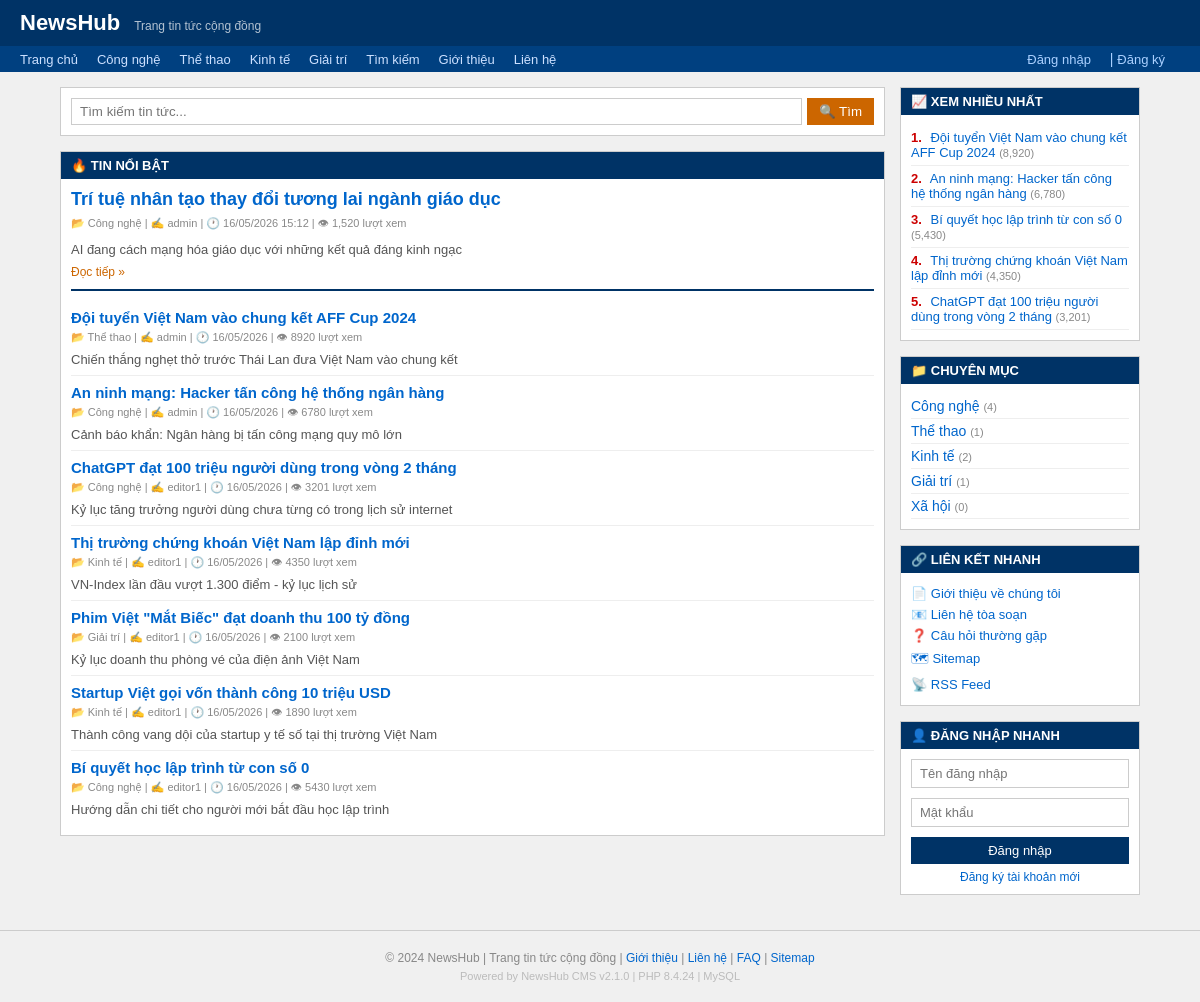
The page / on the database its author committed.
### tables this page shows
CREATE TABLE news (
    id INT AUTO_INCREMENT PRIMARY KEY,
    title VARCHAR(255) NOT NULL,
    content TEXT,
    summary VARCHAR(500),
    author_id INT,
    category_id INT,
    views INT DEFAULT 0,
    status ENUM('published','draft','hidden') DEFAULT 'published',
    tags VARCHAR(255),
    created_at DATETIME DEFAULT CURRENT_TIMESTAMP,
    updated_at DATETIME DEFAULT CURRENT_TIMESTAMP ON UPDATE CURRENT_TIMESTAMP,
    FOREIGN KEY (author_id) REFERENCES users(id),
    FOREIGN KEY (category_id) REFERENCES categories(id)
);

CREATE TABLE categories (
    id INT AUTO_INCREMENT PRIMARY KEY,
    name VARCHAR(100) NOT NULL,
    slug VARCHAR(100) NOT NULL,
    description TEXT
);

CREATE TABLE users (
    id INT AUTO_INCREMENT PRIMARY KEY,
    username VARCHAR(100) NOT NULL,
    password VARCHAR(255) NOT NULL,
    email VARCHAR(150),
    role ENUM('admin','editor','user') DEFAULT 'user',
    bio TEXT,
    avatar VARCHAR(255),
    created_at DATETIME DEFAULT CURRENT_TIMESTAMP,
    last_login DATETIME
);

### www/config/db.php (called while the page is built, shortened)
<?php
function is_logged_in()
{
    return isset($_SESSION['user']);
}

### www/index.php (the view, shortened to what this page needs)
<?php
require_once __DIR__ . '/includes/header.php';
$conn = db_connect();
$result = $conn->query("SELECT n.*, u.username, c.name as cat_name
                        FROM news n
                        JOIN users u ON n.author_id = u.id
                        JOIN categories c ON n.category_id = c.id
                        WHERE n.status = 'published'
                        ORDER BY n.created_at DESC LIMIT 10");
$news_list = $result->fetch_all(MYSQLI_ASSOC);
$top_result = $conn->query("SELECT id, title, views FROM news WHERE status='published' ORDER BY views DESC LIMIT 5");
$top_news = $top_result->fetch_all(MYSQLI_ASSOC);
$cat_result = $conn->query("SELECT c.*, COUNT(n.id) as cnt FROM categories c LEFT JOIN news n ON c.id = n.category_id GROUP BY c.id");
$categories = $cat_result->fetch_all(MYSQLI_ASSOC);
?>
<div id="wrapper">
    <div id="main">
        <div class="box">
            <div class="box-content">
                <form id="search-bar" action="/search.php" method="GET">
                    <input type="text" name="q" placeholder="Tìm kiếm tin tức..."
                        value="<?= isset($_GET['q']) ? htmlspecialchars($_GET['q']) : '' ?>">
                    <button type="submit">🔍 Tìm</button>
                </form>
            </div>
        </div>
        <div class="box">
            <div class="box-title">🔥 TIN NỔI BẬT</div>
            <div class="box-content">
                <?php if ($news_list): ?>
                    <?php $featured = array_shift($news_list); ?>
                    <div style="padding-bottom:10px; border-bottom:2px solid #003366; margin-bottom:10px;">
                        <div style="font-size:18px; font-weight:bold; margin-bottom:5px;">
                            <a href="/news.php?id=<?= $featured['id'] ?>"><?= htmlspecialchars($featured['title']) ?></a>
                        </div>
                        <div class="article-meta">
                            📂 <?= htmlspecialchars($featured['cat_name']) ?> |
                            ✍ <?= htmlspecialchars($featured['username']) ?> |
                            🕐 <?= date('d/m/Y H:i', strtotime($featured['created_at'])) ?> |
                            👁 <?= number_format($featured['views']) ?> lượt xem
                        </div>
                        <div class="article-summary" style="margin-top:8px;"><?= htmlspecialchars($featured['summary']) ?></div>
                        <div style="margin-top:6px;">
                            <a href="/news.php?id=<?= $featured['id'] ?>" style="font-size:12px; color:#cc6600;">Đọc tiếp »</a>
                        </div>
                    </div>
                    <?php foreach ($news_list as $item): ?>
                        <div class="article-item">
                            <div class="article-title">
                                <a href="/news.php?id=<?= $item['id'] ?>"><?= htmlspecialchars($item['title']) ?></a>
                            </div>
                            <div class="article-meta">
                                📂 <?= htmlspecialchars($item['cat_name']) ?> |
                                ✍ <?= htmlspecialchars($item['username']) ?> |
                                🕐 <?= date('d/m/Y', strtotime($item['created_at'])) ?> |
                                👁 <?= $item['views'] ?> lượt xem
                            </div>
                            <div class="article-summary"><?= htmlspecialchars($item['summary']) ?></div>
                        </div>
                    <?php endforeach; ?>
                <?php else: ?>
                    <p>Chưa có tin tức nào.</p>
                <?php endif; ?>
            </div>
        </div>
    </div>
    <div id="sidebar">
        <div class="box">
            <div class="box-title">📈 XEM NHIỀU NHẤT</div>
            <div class="box-content">
                <?php foreach ($top_news as $i => $item): ?>
                    <div style="padding:5px 0; border-bottom:1px solid #eee; font-size:13px;">
                        <span style="color:#cc0000; font-weight:bold; margin-right:5px;"><?= $i + 1 ?>.</span>
                        <a href="/news.php?id=<?= $item['id'] ?>"><?= htmlspecialchars($item['title']) ?></a>
                        <span style="color:#888; font-size:11px;"> (<?= number_format($item['views']) ?>)</span>
                    </div>
                <?php endforeach; ?>
            </div>
        </div>
        <div class="box">
            <div class="box-title">📁 CHUYÊN MỤC</div>
            <div class="box-content">
                <?php foreach ($categories as $cat): ?>
                    <div style="padding:4px 0; border-bottom:1px solid #eee;">
                        <a href="/category.php?id=<?= $cat['id'] ?>"><?= htmlspecialchars($cat['name']) ?></a>
                        <span style="color:#888; font-size:11px;"> (<?= $cat['cnt'] ?>)</span>
                    </div>
                <?php endforeach; ?>
            </div>
        </div>
        <div class="box">
            <div class="box-title">🔗 LIÊN KẾT NHANH</div>
            <div class="box-content" style="font-size:13px;">
                <div style="padding:3px 0;"><a href="/static/about.html">📄 Giới thiệu về chúng tôi</a></div>
                <div style="padding:3px 0;"><a href="/static/contact.html">📧 Liên hệ tòa soạn</a></div>
                <div style="padding:3px 0;"><a href="/static/faq.html">❓ Câu hỏi thường gặp</a></div>
                <div style="padding:3px 0;"><a href="/sitemap.php">🗺 Sitemap</a></div>
                <div style="padding:3px 0;"><a href="/rss.php">📡 RSS Feed</a></div>
            </div>
        </div>
        <?php if (!is_logged_in()): ?>
            <div class="box">
                <div class="box-title">👤 ĐĂNG NHẬP NHANH</div>
                <div class="box-content">
                    <form action="/user/login.php" method="POST">
                        <div class="form-group">
                            <input type="text" name="username" placeholder="Tên đăng nhập">
                        </div>
                        <div class="form-group">
                            <input type="password" name="password" placeholder="Mật khẩu">
                        </div>
                        <button type="submit" class="btn" style="width:100%">Đăng nhập</button>
                        <div style="margin-top:6px; font-size:12px; text-align:center;">
                            <a href="/user/register.php">Đăng ký tài khoản mới</a>
                        </div>
                    </form>
                </div>
            </div>
        <?php endif; ?>
    </div>
</div>
<?php
require_once __DIR__ . '/includes/footer.php';
?>

### www/includes/header.php (shortened to what this page needs)
<?php
require_once __DIR__ . '/../config/db.php';
$current_user = current_user();
?>
<!DOCTYPE html>
<html lang="vi">
<head>
</head>
<body>
    <div id="header">
        <h1><a href="/index.php"><?= SITE_NAME ?></a></h1>
        <span style="font-size:12px; opacity:0.7; margin-left:10px;">Trang tin tức cộng đồng</span>
    </div>
    <div id="nav">
        <a href="/index.php">Trang chủ</a>
        <a href="/category.php?id=1">Công nghệ</a>
        <a href="/category.php?id=2">Thể thao</a>
        <a href="/category.php?id=3">Kinh tế</a>
        <a href="/category.php?id=4">Giải trí</a>
        <a href="/search.php">Tìm kiếm</a>
        <a href="/static/about.html">Giới thiệu</a>
        <a href="/static/contact.html">Liên hệ</a>
        <span class="user-info">
            <?php if (is_logged_in()): ?>
                Xin chào, <a href="/user/profile.php" style="color:#aad0ff"><?= htmlspecialchars($current_user['username']) ?></a>
                | <a href="/user/logout.php" style="color:#aad0ff">Đăng xuất</a>
            <?php else: ?>
                <a href="/user/login.php" style="color:#aad0ff">Đăng nhập</a>
                | <a href="/user/register.php" style="color:#aad0ff">Đăng ký</a>
            <?php endif; ?>
        </span>
    </div>

### www/includes/footer.php
<div id="footer">
    <p>&copy; 2024 <?= SITE_NAME ?> | Trang tin tức cộng đồng |
        <a href="/static/about.html">Giới thiệu</a> |
        <a href="/static/contact.html">Liên hệ</a> |
        <a href="/static/faq.html">FAQ</a> |
        <a href="/sitemap.php">Sitemap</a>
    </p>
    <p style="margin-top:5px; color:#bbb; font-size:11px;">
        Powered by NewsHub CMS v2.1.0 | PHP <?= PHP_VERSION ?> | MySQL
    </p>
</div>
</body>
</html>

### www/includes/header.php (style rules this page uses)
* { box-sizing: border-box; margin: 0; padding: 0; }
body { font-family: Arial, sans-serif; font-size: 14px; background: #f0f0f0; color: #333; }
a { color: #0066cc; text-decoration: none; }
#header { background: #003366; color: white; padding: 10px 20px; }
#header h1 { display: inline-block; font-size: 22px; }
#header h1 a { color: white; }
#nav { background: #004080; padding: 5px 20px; }
#nav a { color: #cce0ff; margin-right: 15px; font-size: 13px; }
#nav .user-info { float: right; color: #aad0ff; }
#wrapper { max-width: 1100px; margin: 15px auto; display: flex; gap: 15px; padding: 0 10px; }
#main { flex: 1; min-width: 0; }
#sidebar { width: 240px; flex-shrink: 0; }
.box { background: white; border: 1px solid #ccc; margin-bottom: 15px; }
.box-title { background: #003366; color: white; padding: 6px 10px; font-size: 13px; font-weight: bold; }
.box-content { padding: 10px; }
.article-item { border-bottom: 1px solid #eee; padding: 8px 0; }
.article-item:last-child { border-bottom: none; }
.article-title { font-size: 15px; font-weight: bold; margin-bottom: 3px; }
.article-meta { font-size: 11px; color: #888; }
.article-summary { font-size: 13px; color: #555; margin-top: 4px; }
.form-group { margin-bottom: 10px; }
.form-group input, .form-group textarea, .form-group select { width: 100%; padding: 6px 8px; border: 1px solid #ccc; font-size: 13px; }
.btn { padding: 6px 16px; background: #003366; color: white; border: none; cursor: pointer; font-size: 13px; }
#search-bar { display: flex; gap: 5px; }
#search-bar input { flex: 1; padding: 5px 8px; border: 1px solid #ccc; }
#search-bar button { padding: 5px 12px; background: #cc6600; color: white; border: none; cursor: pointer; }
#footer { text-align: center; padding: 20px; color: #888; font-size: 12px; border-top: 1px solid #ccc; margin-top: 20px; }

### rows shown on the page
news: title "Trí tuệ nhân tạo thay đổi tương lai ngành giáo dục", created_at "16/05/2026 15:12", views "1,520", summary "AI đang cách mạng hóa giáo dục với những kết quả đáng kinh ngạc"
categories: name "Công nghệ", cnt "4"
users: username "admin"
news: title "Đội tuyển Việt Nam vào chung kết AFF Cup 2024", category.name "Thể thao", author.username "admin", created_at "16/05/2026", views "8920", summary "Chiến thắng nghẹt thở trước Thái Lan đưa Việt Nam vào chung kết", views "8,920"
news: title "An ninh mạng: Hacker tấn công hệ thống ngân hàng", category.name "Công nghệ", author.username "admin", created_at "16/05/2026", views "6780", summary "Cảnh báo khẩn: Ngân hàng bị tấn công mạng quy mô lớn", views "6,780"
news: title "ChatGPT đạt 100 triệu người dùng trong vòng 2 tháng", category.name "Công nghệ", author.username "editor1", created_at "16/05/2026", views "3201", summary "Kỷ lục tăng trưởng người dùng chưa từng có trong lịch sử internet", views "3,201"
news: title "Thị trường chứng khoán Việt Nam lập đỉnh mới", category.name "Kinh tế", author.username "editor1", created_at "16/05/2026", views "4350", summary "VN-Index lần đầu vượt 1.300 điểm - kỷ lục lịch sử", views "4,350"
news: title "Phim Việt \"Mắt Biếc\" đạt doanh thu 100 tỷ đồng", category.name "Giải trí", author.username "editor1", created_at "16/05/2026", views "2100", summary "Kỷ lục doanh thu phòng vé của điện ảnh Việt Nam"
news: title "Startup Việt gọi vốn thành công 10 triệu USD", category.name "Kinh tế", author.username "editor1", created_at "16/05/2026", views "1890", summary "Thành công vang dội của startup y tế số tại thị trường Việt Nam"
news: title "Bí quyết học lập trình từ con số 0", category.name "Công nghệ", author.username "editor1", created_at "16/05/2026", views "5430", summary "Hướng dẫn chi tiết cho người mới bắt đầu học lập trình", views "5,430"
categories: name "Thể thao", cnt "1"
categories: name "Kinh tế", cnt "2"
categories: name "Giải trí", cnt "1"
categories: name "Xã hội", cnt "0"

### other values the page prints
SITE_NAME "NewsHub"
PHP_VERSION "8.4.24"
